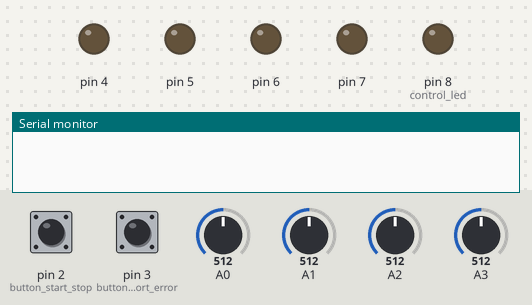
A sketch run on a simulated Arduino Uno, built with avr-gcc and run on an emulated ATmega328P. On the bench: output pins drawn as LEDs (lit = HIGH), the last lines printed to the serial monitor. The inputs (shaded band) are chosen by the test bench; at power-on: pin 2 (button_start_stop) HIGH, A0 = 512, pin 3 (button_report_error) HIGH, A1 = 512, A2 = 512, A3 = 512.

Above: at 1.2 s.
1.3 s: pin 2 (button_start_stop) pulled LOW for 0.15 s
At 1.6 s:
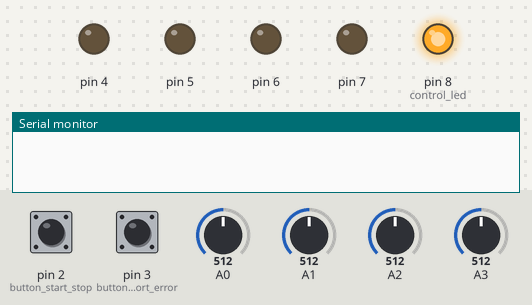
2.9 s: A0 set to 940
4.4 s: A0 set to 957
At 4.9 s:
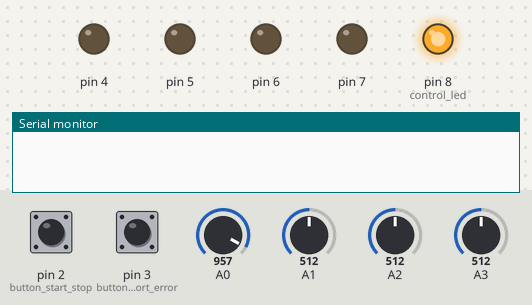
8.0 s: pin 2 (button_start_stop) pulled LOW for 1 s
At 9.4 s:
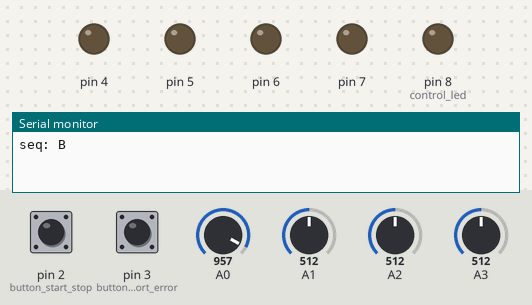
10.5 s: pin 2 (button_start_stop) pulled LOW for 3.2 s
At 11.0 s:
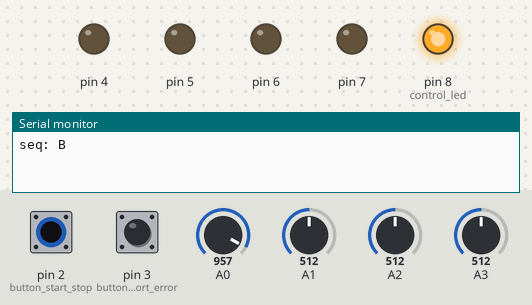
Timing chart, 0 to 13.5 s (numbered marks = the images above; inputs shaded):
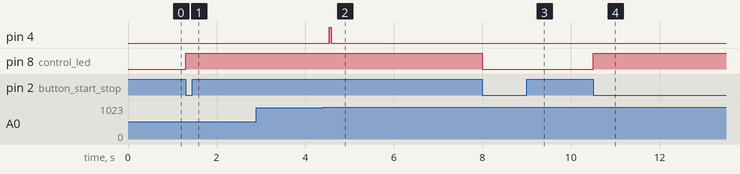

The sketch:

arduino.ino
```cpp
#define SIZE 6
#define DIVIDER 2
#define MAXMAX 10000
#define MINMIN -10000

struct sensor
{
  int pin;          // Numer pinu, na którym jest podpięty czujnik
  int read_val;     // Ostatnio odczytana wartość
  int sum;          // Suma ostatnich wartości
  int max_val;      // Maksymalna wartość wśród ostatnich
  int min_val;      // Minimalna wartość wśród ostatnich
  int avg_val;      // Średnia wartość z ostatnich pomiarów
  int buffer[SIZE]; // Tabela przechowująca ostatnie wartości odczytów
  bool flag;        // Informacja, czy świeci się lampka {1 - nie, 0 - tak}
  int above;        // Zmienne do określania ile ostatnich
  int below;        // pomiarów znajdowało się nad lub pod progiem
  int led;          // Pin obsługujący diodę
  String code;      // Litera określająca nazwę lampki
};

sensor sensors[] = // Tablica przechowująca dane o czujnikach i lampkach
{
  {A0, 0, 0, MINMIN, MAXMAX, 0, {0}, false, 0, 5, 4, "B"}, // Niebieski
  {A1, 0, 0, MINMIN, MAXMAX, 0, {0}, false, 0, 5, 5, "R"}, // Czerwony
  {A2, 0, 0, MINMIN, MAXMAX, 0, {0}, false, 0, 5, 6, "G"}, // Zielony
  {A3, 0, 0, MINMIN, MAXMAX, 0, {0}, false, 0, 5, 7, "Y"}  // Żółty
};

int head = 0;                  // Zmienna do iterowania po tabeli ostatnich wartości
int light_threshold = 950;     // Próg do ustalania, czy świeci się dana lampka
int global_state = 0;          // Informacja, które lampki się świecą
int previous_global_state = 0; // Informacja o stanie, który był wcześniej
int last_state = 0;            // Informacja o ostatnim stanie tymczasowym
int states_count = 5;          // Określenie ile razy wystąpił ostatni stan
String result = "";            // Wynik działania programu
unsigned long last_change = 0; // Czas ostatniej zmiany stanu świecenia
bool start_stop = 0;           // Przełącznik działania układu {0 - wyłączony, 1 - włączony}
int button_start_stop = 2;     // Pin odpowiadający za przycisk wyłączajacy układ
unsigned long last_break = 0;  // Czas który upłynął od ostatniego przerwania
int control_led = 8;           // Pin na którym znajduje się dioda kontrolna
int button_report_error = 3;   // Przycisk do zgłaszania błędów
unsigned long last_error = 0;  // Czas który upłynął od ostatniego błędu

int updatemax(sensor &sen) // Funkcja wyznaczająca wartość maksymalną
{
  int max = MINMIN;
  for(int i = 0; i < SIZE; i++) if(sen.buffer[i] > max) max = sen.buffer[i];
  return max;
}

int updatemin(sensor &sen) // Funkcja wyznaczająca wartość minimalną
{
  int min = MAXMAX;
  for(int i = 0; i < SIZE; i++) if(sen.buffer[i] < min) min = sen.buffer[i];
  return min;
}

void swap(int &a, int &b) // Funkcja zamieniająca dwie wartości
{
  int temp = a;
  a = b;
  b = temp;
}

void updatesensor(sensor &sen) // Funkcja odczytująca nową wartość i aktualizujaca dane
{
  sen.read_val = analogRead(sen.pin);   // Odczyt nowych danych
  sen.sum += sen.read_val;              // Aktualizacja sumy poprzez dodanie nowej
  sen.sum -= sen.buffer[head];          // i usunięcie najstarszej wartości
  swap(sen.read_val, sen.buffer[head]); // Wpisanie nowej wartości w miejsce starej
  if(sen.buffer[head] > sen.max_val)    // Jeżeli nowa wartość jest większa od maksymalnej,
  {sen.max_val = sen.buffer[head];}     // to zapisuje się ją jako maksymalną
  else if(sen.read_val == sen.max_val)  // Jeśli usuwana wartość była maksymalna,
  {sen.max_val = updatemax(sen);}       // należy znaleźć w całej tablicy nową.
  if(sen.buffer[head] < sen.min_val)    // Analogicznie dla wartości minimalnej
  {sen.min_val = sen.buffer[head];}
  else if(sen.read_val == sen.min_val)
  {sen.min_val = updatemin(sen);}
  sen.avg_val = sen.sum - sen.max_val - sen.min_val; // Wartość średnia obliczana
  sen.avg_val = sen.avg_val >> DIVIDER;              // przesunięciem bitowym
}

void updateflag(sensor &sen) // Funkcja określająca, w jakim stanie znajduje się lampka
{
  if(sen.avg_val >= light_threshold) // Jeżeli najnowsza średnia wartość
  {                                  // znajduje się powyżej progu
    sen.above++;                     // funkcja powiększa licznik tego stanu
    sen.below = 0;                   // i resetuje licznik stanu przeciwnego
  }
  if(sen.avg_val < light_threshold)  // Analogicznie dla sytuacji odwrotnej
  {
    sen.below++;
    sen.above = 0;
  }
  if(sen.above >= 5)                 // Jeżeli licznik stanu 'powyżej progu'
  {                                  // osiągnie wartość 5
    sen.flag = 1;                    // ustawia się wartość flagi
    sen.above = 5;
  }
  if(sen.below >= 5)                 // Analogicznie gdy stan 'poniżej progu'
  {                                  // utrzyma się przez ostatnich minimum 5 iteracji
    sen.flag = 0;
    sen.below = 5;
  }
}

int calculatestate(bool f0, bool f1, bool f2, bool f3) // Funkcja oblicza stan układu na podstawie wartości flag
{
  return (int(f3) << 3) | (int(f2) << 2) | (int(f1) << 1) | int(f0);
}

void updateglobal() // Funkcja ustala stan całego układu lampek
{
  previous_global_state = global_state; // Zapisanie stanu sprzed sktualizacji
  int new_state = calculatestate(sensors[0].flag, sensors[1].flag, sensors[2].flag, sensors[3].flag); // Obliczenie tymczasowego stanu bieżącej iteracji
  if(last_state == new_state) states_count++; // Jeżeli bieżący tymczasowy stan jest taki jak poprzedni, zwiększ licznik wystąpienia tego stanu
  else                                        // W przeciwnym razie zresetuj licznik i zapisz nowy tymczasowy stan
  {
    last_state = new_state;
    states_count = 0;
  }
  if(states_count >= 5)       // Jeżeli stan utrzymuje się przez minimum 5 ostatnich iteracji
  {
    global_state = new_state; // zaktualizuj główny stan
    states_count = 5;
  }
}

void handlestatechange() // Funkcja obsługująca moment zmiany stanu
{
  int changed_sensor; // Zmienna informująca na jakiej lampce nastąpiła zmiana
  if(global_state == 1 || global_state == 14) changed_sensor = 0; // Przypisanie sensora do zmiennej
  else if(global_state == 2 || global_state == 13) changed_sensor = 1;
  else if(global_state == 4 || global_state == 11) changed_sensor = 2;
  else if(global_state == 8 || global_state == 7) changed_sensor = 3;
  else changed_sensor = -1; // Pomiń, jeżeli nie wykryto
  if(changed_sensor >= 0)   // żadnego z tych stanów
  {
    if(previous_global_state == 0) // Sytuacja występująca w czasie nadawania sekwencji przez grę
    {
      result = result + sensors[changed_sensor].code;   // Dopisz właściwą literę do wyniku
      digitalWrite(sensors[changed_sensor].led, HIGH); // Zapal diodę na krótki czas
      delay(50);
      digitalWrite(sensors[changed_sensor].led, LOW);
    }
    if(previous_global_state == 15) // Sytuacja występująca w czasie wprowadzania sekwencji przez gracza
    {
      Serial.println("usr: " + sensors[changed_sensor].code); // Napisz którą lamkę nacisnął gracz
      digitalWrite(sensors[changed_sensor].led, HIGH); // Zapal diodę na krótki czas
      delay(50);
      digitalWrite(sensors[changed_sensor].led, LOW);
    }
    last_change = millis(); // Zapisz czas ostatniej zmiany stanu
  }
}

void change_start_stop() // Funkcja obsługująca przerwanie pracy
{
  if(millis() - last_break > 1000) // Jeżeli od ostatniej zmiany minęła sekunda
  {
    if(start_stop) digitalWrite(control_led, LOW); // W przypadku wyłączania zgaś diodę
    else digitalWrite(control_led, HIGH); // W przypadku włączania zapal diodę
    start_stop = !start_stop; // Zmień stan
    last_break = millis(); // Zapisz czas zmiany
  }
}

void report_error() // Funkcja obsługująca zgłoszenie błędu
{
  if(millis() - last_error > 1000 && start_stop) // Jeżeli od ostatniego zgłoszenia błędu minęła sekunda
  {
    Serial.println("usr: error"); // Nadaj komunikat o błędzie
    last_error = millis(); // Zapisz czas zmiany ostatniego błędu
  }
}

void setup()
{
  Serial.begin(9600);
  pinMode(control_led, OUTPUT); // Ustawienie trybu obsługi pinu diody kontrolnej
  digitalWrite(control_led, LOW); // Na początku program jest wyłączony
  pinMode(button_start_stop, INPUT_PULLUP); // Obsługa przycisku przerwania programu
  attachInterrupt(digitalPinToInterrupt(button_start_stop), change_start_stop, FALLING); // Ustawienie przerwania na przycisku
  pinMode(button_report_error, INPUT_PULLUP); // Obsługa przycisku zgłaszania błedu
  attachInterrupt(digitalPinToInterrupt(button_report_error), report_error, FALLING); // Ustawienie przerwania na przycisku
  for(int i = 0; i < 4; i++) // Pobranie początkowych danych dla wszystkich 4 czujników
  {
    pinMode(sensors[i].pin, INPUT);    // Ustawienie trybu obsługi pinów
    pinMode(sensors[i].led, OUTPUT);   // Ustawienie trybu obsługi pinów
    digitalWrite(sensors[i].led, LOW); // Wyłączenie wszystkich diód
    for(int j = 0; j < SIZE; j++)
    {
      sensors[i].buffer[j] = analogRead(sensors[i].pin); // Odczyt danych
      sensors[i].sum += sensors[i].buffer[j]; // Aktualizacja sum
    }
    sensors[i].max_val = updatemax(sensors[i]); // Obliczenie wartości
    sensors[i].min_val = updatemin(sensors[i]); // maksmymalnej i minimalnej
    sensors[i].avg_val = sensors[i].sum - sensors[i].max_val - sensors[i].min_val; // Obliczenie początkowej średniej wartości
    sensors[i].avg_val = sensors[i].avg_val >> DIVIDER;
  }
}

void loop()
{
  if(start_stop) // Program działa tylko, gdy ustawiona jest flaga
  {
    for(int i = 0; i < 4; i++) updateflag(sensors[i]); // Aktualizacja stanu świecenia każdej lampki
    updateglobal(); // Aktualizacja stanu całej gry
    if(previous_global_state != global_state) handlestatechange(); // W momencie zmiany stanu wykonaj działania
    if(millis() - last_change > 2000 && result != "") // Jeżeli od ostatniej zmiany stanu minęły dwie sekundy
    {                                                 // i sekwencja nie jest pusta
      Serial.println("seq: " + result);               // wypisz wynik
      result = "";                                    // i zresetuj sekwencję
    }
    for(int i = 0; i < 4; i++) updatesensor(sensors[i]); // Zaktualizuj odczyty
    head = (head + 1) % SIZE; // Przesuń indeks najstarszego odczytu
    delay(10); // Opóźnienie kolejnej iteracji
  }
}
```

Measured:
- after the input at 1.3 s, pin 8 (control_led): LOW → HIGH at once
- after the input at 2.9 s, every drawn part: stays the same
- after the input at 4.4 s, pin 4: LOW → HIGH after 0.14 s, → LOW 0.05 s later
- after the input at 8.0 s, pin 8 (control_led): HIGH → LOW at once
- after the input at 10.5 s, pin 8 (control_led): LOW → HIGH at once
